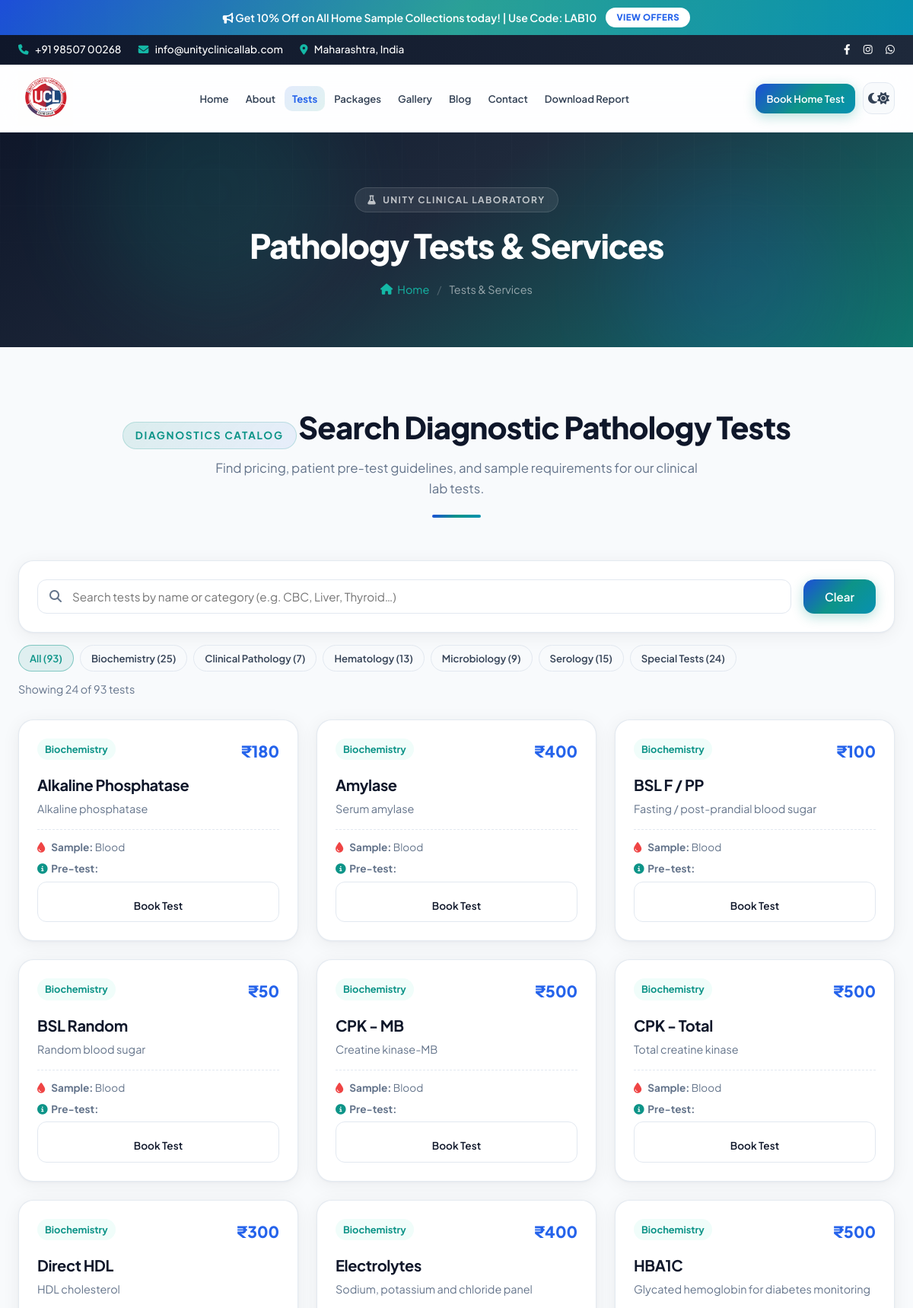
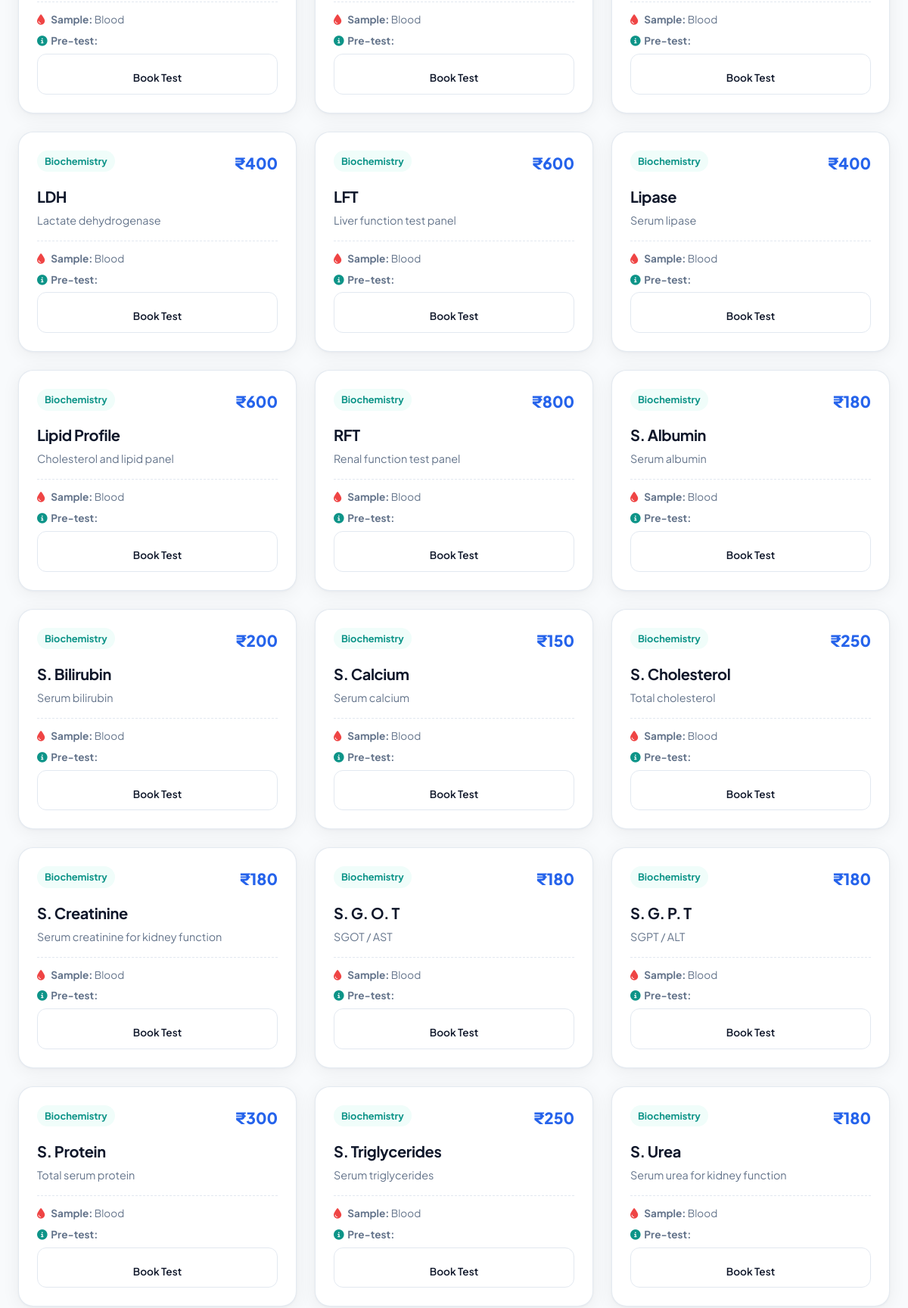
/services.php (upper part), run on the app's committed database (2 pictures, top to bottom).
### tables this page shows
CREATE TABLE cms_settings (
        key TEXT PRIMARY KEY,
        value TEXT NOT NULL
    );

CREATE TABLE cms_menu (
        id INTEGER PRIMARY KEY AUTOINCREMENT,
        title TEXT NOT NULL,
        url TEXT NOT NULL,
        sequence INTEGER NOT NULL,
        is_active INTEGER DEFAULT 1,
        is_cta INTEGER DEFAULT 0
    );

CREATE TABLE cms_pages (
        id INTEGER PRIMARY KEY AUTOINCREMENT,
        slug TEXT UNIQUE NOT NULL,
        filename TEXT NOT NULL,
        nav_key TEXT,
        page_heading TEXT NOT NULL,
        breadcrumb_label TEXT NOT NULL,
        meta_title TEXT,
        meta_description TEXT,
        content_tag TEXT,
        content_title TEXT,
        content_description TEXT,
        is_active INTEGER DEFAULT 1,
        sequence INTEGER DEFAULT 0
    , meta_keywords TEXT, og_image TEXT, page_body TEXT, robots_noindex INTEGER DEFAULT 0, sitemap_changefreq TEXT DEFAULT 'monthly', sitemap_priority TEXT DEFAULT '0.5', include_in_sitemap INTEGER DEFAULT 1);

CREATE TABLE cms_services (
        id INTEGER PRIMARY KEY AUTOINCREMENT,
        title TEXT NOT NULL,
        category TEXT NOT NULL,
        price REAL NOT NULL,
        description TEXT,
        sample_type TEXT,
        prep_instructions TEXT,
        sequence INTEGER DEFAULT 0
    );

### includes/services_catalog.php (the view, shortened to what the rows shown need)
<?php
function cmsServiceBookSlug(string $title): string
{
    return strtolower(str_replace([' ', "'", '"'], '', $title));
}
function cmsServicesCatalog(PDO $db, array $opts = []): array
{
    $page = max(1, (int) ($opts['page'] ?? 1));
    $perPage = max(12, min(48, (int) ($opts['per_page'] ?? 24)));
    $search = trim((string) ($opts['q'] ?? ''));
    $category = trim((string) ($opts['category'] ?? ''));
    $where = [];
    $params = [];
    $whereSql = $where !== [] ? ' WHERE ' . implode(' AND ', $where) : '';
    $countStmt = $db->prepare("SELECT COUNT(*) FROM cms_services{$whereSql}");
    $countStmt->execute($params);
    $total = (int) $countStmt->fetchColumn();
    $pages = max(1, (int) ceil($total / $perPage));
    $offset = ($page - 1) * $perPage;
    $sql = "SELECT id, title, category, price, description, sample_type, prep_instructions, sequence
            FROM cms_services{$whereSql}
            ORDER BY sequence ASC, id ASC
            LIMIT :limit OFFSET :offset";
    $stmt = $db->prepare($sql);
    $stmt->bindValue(':limit', $perPage, PDO::PARAM_INT);
    $stmt->bindValue(':offset', $offset, PDO::PARAM_INT);
    $stmt->execute();
    return [
        'items' => $stmt->fetchAll(PDO::FETCH_ASSOC),
        'total' => $total,
        'page' => $page,
        'per_page' => $perPage,
        'pages' => $pages,
    ];
}
function cmsRenderServiceCard(array $service): void
{
    $searchTerms = strtolower(
        ($service['title'] ?? '') . ' ' . ($service['category'] ?? '') . ' ' . ($service['description'] ?? '')
    );
    $bookSlug = cmsServiceBookSlug((string) ($service['title'] ?? ''));
    ?>
    <div class="card test-card" data-title="<?php echo htmlspecialchars($searchTerms, ENT_QUOTES, 'UTF-8'); ?>">
        <div class="test-card-top">
            <span class="test-category"><?php echo htmlspecialchars((string) $service['category']); ?></span>
            <strong class="test-price">₹<?php echo number_format((float) $service['price']); ?></strong>
        </div>
        <h3 class="test-card-title"><?php echo htmlspecialchars((string) $service['title']); ?></h3>
        <?php if (!empty($service['description'])): ?>
            <p class="test-card-desc"><?php echo htmlspecialchars((string) $service['description']); ?></p>
        <?php endif; ?>
        <div class="test-card-meta">
            <div><i class="fa-solid fa-droplet" aria-hidden="true"></i> <strong>Sample:</strong> <?php echo htmlspecialchars((string) ($service['sample_type'] ?? 'Blood')); ?></div>
            <div><i class="fa-solid fa-circle-info" aria-hidden="true"></i> <strong>Pre-test:</strong> <?php echo htmlspecialchars((string) ($service['prep_instructions'] ?? 'No fasting required')); ?></div>
        </div>
        <a href="collection.php?test=<?php echo urlencode($bookSlug); ?>" class="btn btn-secondary w-full test-card-book">Book Test</a>
    </div>
    <?php
}

### includes/header.php (shortened to what the rows shown need)
<?php
function is_item_active($item_url, $active_nav) {
    $current_page = basename($_SERVER['PHP_SELF']);
    if ($current_page === $item_url) {
        return 'active';
    }
    return '';
}
try {
    $menu_items = $db->query('SELECT * FROM cms_menu WHERE is_active = 1 ORDER BY sequence ASC')->fetchAll();
} catch (PDOException $e) {
    $menu_items = [];
}
$social_links = cmsSocialLinks($cms);
$header_logo_width = max(40, min(400, (int) cmsSetting($cms, 'header_logo_width', '240')));
$header_logo_height = max(30, min(200, (int) cmsSetting($cms, 'header_logo_height', '72')));
$header_logo_display_h = min($header_logo_height, 80);
$header_logo_display_w = min($header_logo_width, 280);
$header_logo_style = sprintf(
    '--header-logo-width:%dpx;--header-logo-height:%dpx;--header-logo-display-width:%dpx;--header-logo-display-height:%dpx;--header-logo-width-scrolled:%dpx;--header-logo-height-scrolled:%dpx;--header-logo-aspect:%s;',
    $header_logo_width,
    $header_logo_height,
    $header_logo_display_w,
    $header_logo_display_h,
    (int) round($header_logo_display_w * 0.85),
    (int) round($header_logo_display_h * 0.85),
    $header_logo_display_h > 0 ? round($header_logo_display_w / $header_logo_display_h, 4) : '2'
);
$nav_links = [];
$nav_cta = null;
foreach ($menu_items as $item) {
    if ((int) ($item['is_cta'] ?? 0) === 1) {
        $nav_cta = $item;
    } else {
        $nav_links[] = $item;
    }
}
$_body_class = trim($body_class ?? '');
if (basename($_SERVER['PHP_SELF']) !== 'index.php' && stripos($_body_class, 'page-home') === false) {
    $_body_class = trim($_body_class . ' page-inner');
}
?>
<!DOCTYPE html>
<html lang="en">
<head>
    <link rel="stylesheet" href="css/style.css">
    <link rel="stylesheet" href="css/premium.css">
    <link rel="stylesheet" href="https://cdnjs.cloudflare.com/ajax/libs/font-awesome/6.4.0/css/all.min.css">
</head>
<body class="<?php echo htmlspecialchars($_body_class); ?>">
    <?php if (($cms['header_show_top_bar'] ?? '1') === '1'): ?>
    <div class="top-bar">
        <div class="container">
            <?php if (($cms['header_show_social'] ?? '1') === '1'): ?>
            <div class="top-bar-social">
                <?php foreach ($social_links as $social): ?>
                    <a href="<?php echo htmlspecialchars($social['url']); ?>" target="_blank" rel="noopener noreferrer" aria-label="<?php echo htmlspecialchars($social['label']); ?>"><i class="<?php echo htmlspecialchars($social['icon']); ?>"></i></a>
                <?php endforeach; ?>
            </div>
            <?php endif; ?>
        </div>
    </div>
    <?php endif; ?>
    <header class="site-header" style="<?php echo htmlspecialchars($header_logo_style); ?>">
        <div class="container">
            <nav class="nav-bar" aria-label="Main navigation">
                <div class="nav-bar-center">
                    <ul class="nav-menu" id="navMenu">
                        <?php foreach ($nav_links as $item): ?>
                            <li class="nav-item <?php echo is_item_active($item['url'], $active_nav ?? ''); ?>">
                                <a href="<?php echo htmlspecialchars($item['url']); ?>"><?php echo htmlspecialchars($item['title']); ?></a>
                            </li>
                        <?php endforeach; ?>
                    </ul>
                </div>
                <div class="nav-bar-actions">
                    <?php if ($nav_cta): ?>
                    <a href="<?php echo htmlspecialchars($nav_cta['url']); ?>" class="btn btn-primary nav-header-cta"><?php echo htmlspecialchars($nav_cta['title']); ?></a>
                    <?php endif; ?>
                    <button type="button" class="theme-toggle" aria-label="Toggle dark mode" title="Toggle theme">
                        <i class="fa-solid fa-moon theme-icon-dark"></i>
                        <i class="fa-solid fa-sun theme-icon-light"></i>
                    </button>
                </div>
            </nav>
        </div>
    </header>
    <main id="main-content">

### includes/cms_helpers.php (shortened to what the rows shown need)
<?php
function renderPageHeader(array $page, string $fallbackHeading = '', string $fallbackBreadcrumb = ''): void
{
    global $cms;
    $heading = $page['page_heading'] ?? $fallbackHeading;
    $breadcrumb = $page['breadcrumb_label'] ?? $fallbackBreadcrumb;
    $home_label = cmsSetting($cms, 'breadcrumb_home_label', 'Home');
    ?>
    <div class="page-header page-header-premium">
        <div class="container page-header-inner reveal">
            <span class="page-header-tag"><i class="fa-solid fa-flask"></i> <?php echo htmlspecialchars(cmsSetting($cms, 'site_name')); ?></span>
            <h1><?php echo htmlspecialchars($heading); ?></h1>
            <div class="breadcrumb">
                <a href="index.php"><i class="fa-solid fa-house"></i> <?php echo htmlspecialchars($home_label); ?></a>
                <span class="breadcrumb-sep">/</span>
                <span><?php echo htmlspecialchars($breadcrumb); ?></span>
            </div>
        </div>
    </div>
    <?php
}
    ?>
    <?php
function renderPageSectionHeader(array $page, array $defaults = []): void
{
    $tag = trim((string) ($page['content_tag'] ?? '')) ?: ($defaults['tag'] ?? '');
    $title = trim((string) ($page['content_title'] ?? '')) ?: ($defaults['title'] ?? '');
    $desc = trim((string) ($page['content_description'] ?? '')) ?: ($defaults['desc'] ?? '');
    ?>
    <div class="section-header reveal">
        <?php if ($tag !== ''): ?><span class="section-tag"><?php echo htmlspecialchars($tag); ?></span><?php endif; ?>
        <?php if ($title !== ''): ?><h2 class="section-title"><?php echo htmlspecialchars($title); ?></h2><?php endif; ?>
        <?php if ($desc !== ''): ?><p class="section-desc max-w-md"><?php echo htmlspecialchars($desc); ?></p><?php endif; ?>
    </div>
    <?php
}

### services.php (shortened to what the rows shown need)
<?php
include 'includes/db.php';
require_once __DIR__ . '/includes/services_catalog.php';
$page = cmsPage($cms_pages, 'services', [
    'meta_title' => 'Pathology Tests & Services | Accurate Blood & Urine Tests',
    'meta_description' => 'Browse our NABL-standard diagnostic tests catalog including Blood Tests, Urine analysis, Liver Function, Thyroid profiles, and Diabetes monitoring panels.',
]);
$active_nav = 'services';
$filterQ = trim((string) ($_GET['q'] ?? ''));
$filterCategory = trim((string) ($_GET['category'] ?? ''));
$filterPage = max(1, (int) ($_GET['page'] ?? 1));
$catalog = cmsServicesCatalog($db, [
    'q' => $filterQ,
    'category' => $filterCategory,
    'page' => $filterPage,
    'per_page' => 24,
]);
$services = $catalog['items'];
include 'includes/header.php';
?>
<?php renderPageHeader($page, 'Pathology Tests & Services', 'Tests & Services'); ?>
<section class="section-padding services-catalog-section">
    <div class="container">
        <?php renderPageSectionHeader($page, [
            'tag' => 'Diagnostics Catalog',
            'title' => 'Search Diagnostic Pathology Tests',
            'desc' => 'Find pricing, patient pre-test guidelines, and sample requirements for our clinical lab tests.',
        ]); ?>
        <div class="grid-3 services-tests-grid" id="testsGrid">
            <?php if ($services === []): ?>
                <div class="services-empty-state" id="emptyState">
                    <i class="fa-regular fa-face-frown" aria-hidden="true"></i>
                    <h3>No Diagnostic Tests Found</h3>
                    <p>Try another search term or category, or contact us on <?php echo htmlspecialchars(cmsSetting($cms, 'support_phone')); ?>.</p>
                </div>
            <?php else: ?>
                <?php foreach ($services as $service) {
                    cmsRenderServiceCard($service);
                } ?>
            <?php endif; ?>
        </div>
    </div>
</section>
<?php include 'includes/footer.php'; ?>

### data on the page
cms_menu: title "Home"
cms_menu: title "About"
cms_menu: title "Tests"
cms_menu: title "Packages"
cms_menu: title "Gallery"
cms_menu: title "Blog"
cms_menu: title "Contact"
cms_menu: title "Download Report"
cms_menu: title "Book Home Test"
cms_pages: page_heading "Pathology Tests & Services", breadcrumb_label "Tests & Services", content_tag "DIAGNOSTICS CATALOG", content_title "Search Diagnostic Pathology Tests", content_description "Find pricing, patient pre-test guidelines, and sample requirements for our clinical lab tests."
cms_services: category "Biochemistry", price "180", title "Alkaline Phosphatase", description "Alkaline phosphatase", sample_type "Blood"
cms_services: category "Biochemistry", price "400", title "Amylase", description "Serum amylase", sample_type "Blood"
cms_services: category "Biochemistry", price "100", title "BSL F / PP", description "Fasting / post-prandial blood sugar", sample_type "Blood"
cms_services: category "Biochemistry", price "50", title "BSL Random", description "Random blood sugar", sample_type "Blood"
cms_services: category "Biochemistry", price "500", title "CPK - MB", description "Creatine kinase-MB", sample_type "Blood"
cms_services: category "Biochemistry", price "500", title "CPK - Total", description "Total creatine kinase", sample_type "Blood"
cms_services: category "Biochemistry", price "300", title "Direct HDL", description "HDL cholesterol", sample_type "Blood"
cms_services: category "Biochemistry", price "400", title "Electrolytes", description "Sodium, potassium and chloride panel", sample_type "Blood"
cms_services: category "Biochemistry", price "500", title "HBA1C", description "Glycated hemoglobin for diabetes monitoring", sample_type "Blood"
cms_services: category "Biochemistry", price "400", title "LDH", description "Lactate dehydrogenase", sample_type "Blood"
cms_services: category "Biochemistry", price "600", title "LFT", description "Liver function test panel", sample_type "Blood"
cms_services: category "Biochemistry", price "400", title "Lipase", description "Serum lipase", sample_type "Blood"
cms_services: category "Biochemistry", price "600", title "Lipid Profile", description "Cholesterol and lipid panel", sample_type "Blood"
cms_services: category "Biochemistry", price "800", title "RFT", description "Renal function test panel", sample_type "Blood"
cms_services: category "Biochemistry", price "180", title "S. Albumin", description "Serum albumin", sample_type "Blood"
cms_services: category "Biochemistry", price "200", title "S. Bilirubin", description "Serum bilirubin", sample_type "Blood"
cms_services: category "Biochemistry", price "150", title "S. Calcium", description "Serum calcium", sample_type "Blood"
cms_services: category "Biochemistry", price "250", title "S. Cholesterol", description "Total cholesterol", sample_type "Blood"
cms_services: category "Biochemistry", price "180", title "S. Creatinine", description "Serum creatinine for kidney function", sample_type "Blood"
cms_services: category "Biochemistry", price "180", title "S. G. O. T", description "SGOT / AST", sample_type "Blood"
cms_services: category "Biochemistry", price "180", title "S. G. P. T", description "SGPT / ALT", sample_type "Blood"
cms_services: category "Biochemistry", price "300", title "S. Protein", description "Total serum protein", sample_type "Blood"
cms_services: category "Biochemistry", price "250", title "S. Triglycerides", description "Serum triglycerides", sample_type "Blood"
cms_services: category "Biochemistry", price "180", title "S. Urea", description "Serum urea for kidney function", sample_type "Blood"

### other printed values
$cms['top_offer_text'] "Get 10% Off on All Home Sample Collections today! | Use Code: LAB10"
$offer_link_text "VIEW OFFERS"
$support_phone "+91 98507 00268"
$support_email "info@unityclinicallab.com"
$top_bar_location "Maharashtra, India"
cmsSetting($cms, 'site_name') "UNITY CLINICAL LABORATORY"
$home_label "Home"
$totalServices "93"
$cat "Biochemistry"
$categoryCounts[$cat] "25"
$cat "Clinical Pathology"
$categoryCounts[$cat] "7"
$cat "Hematology"
$categoryCounts[$cat] "13"
$cat "Microbiology"
